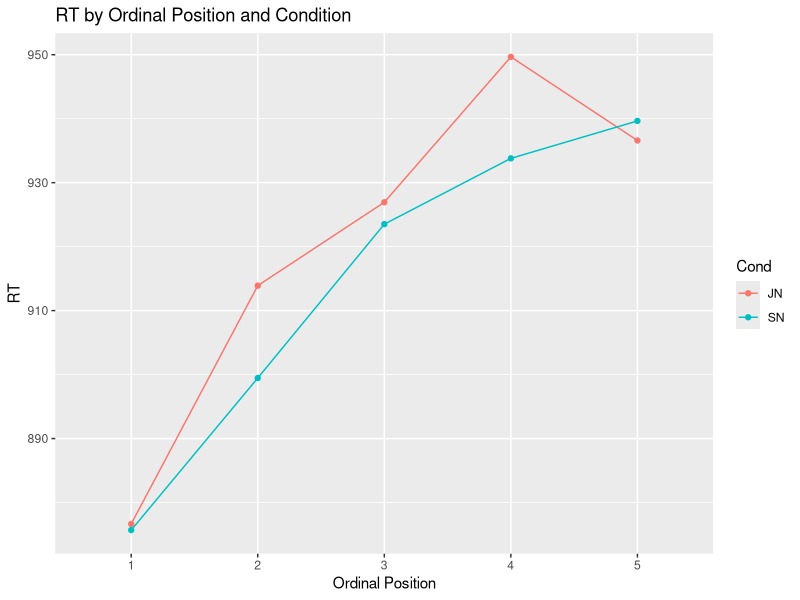
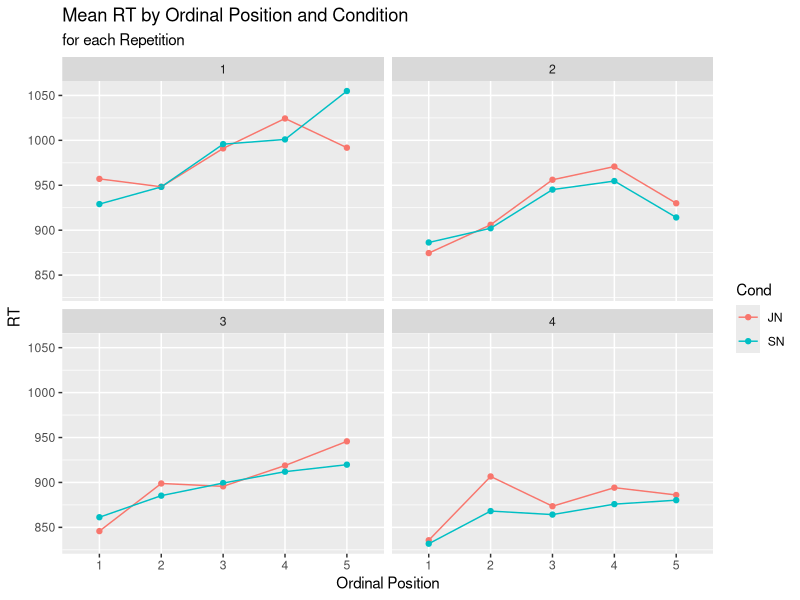
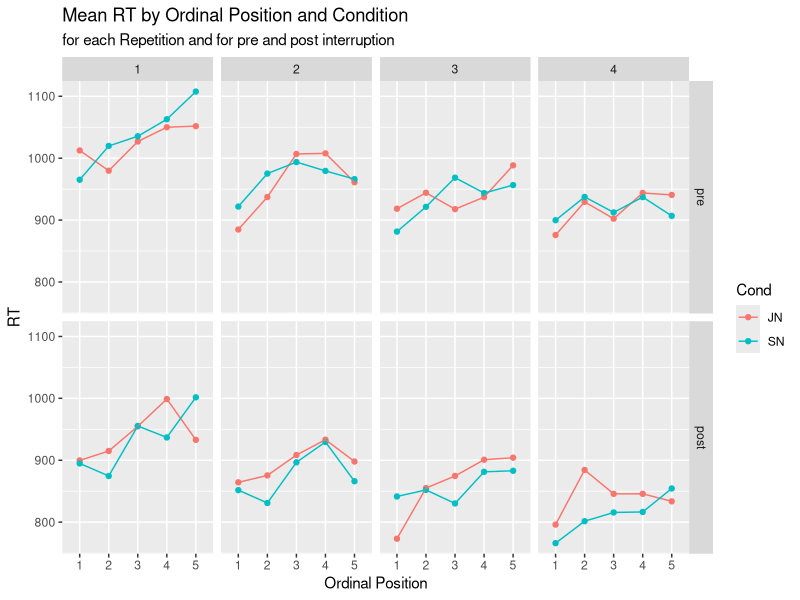
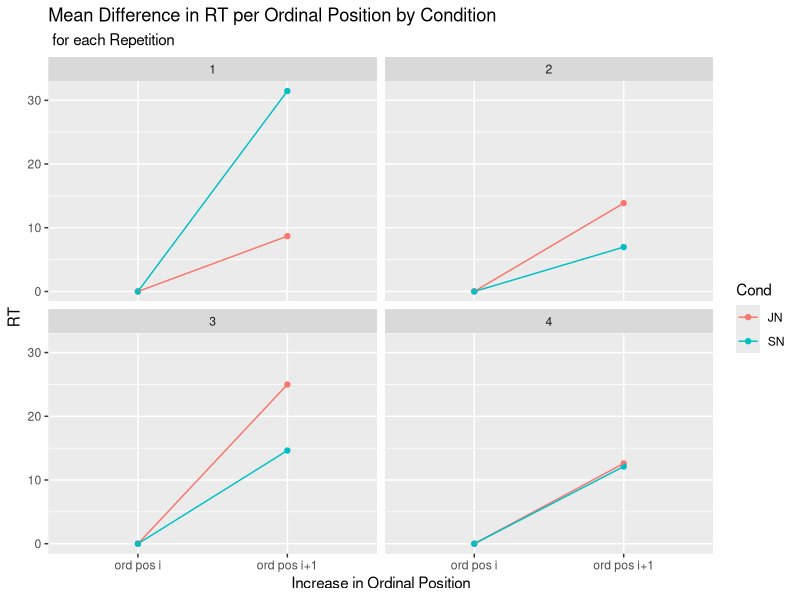
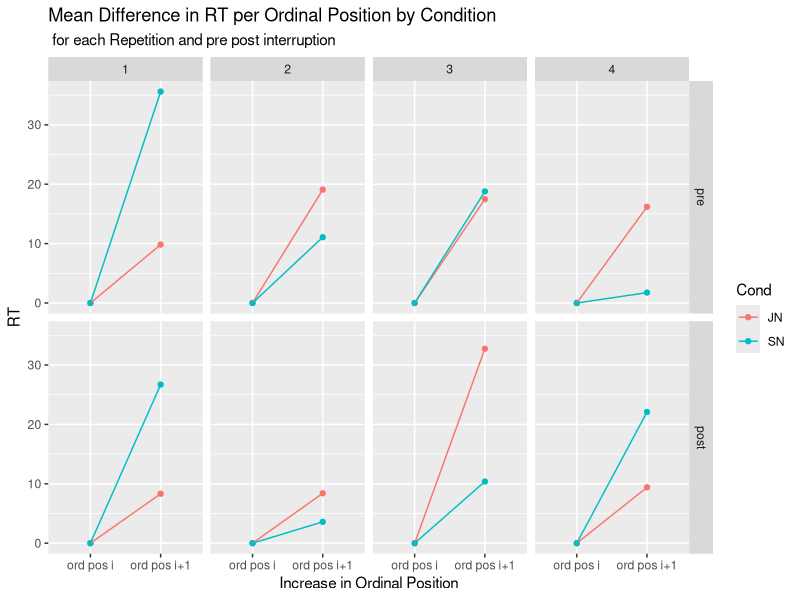
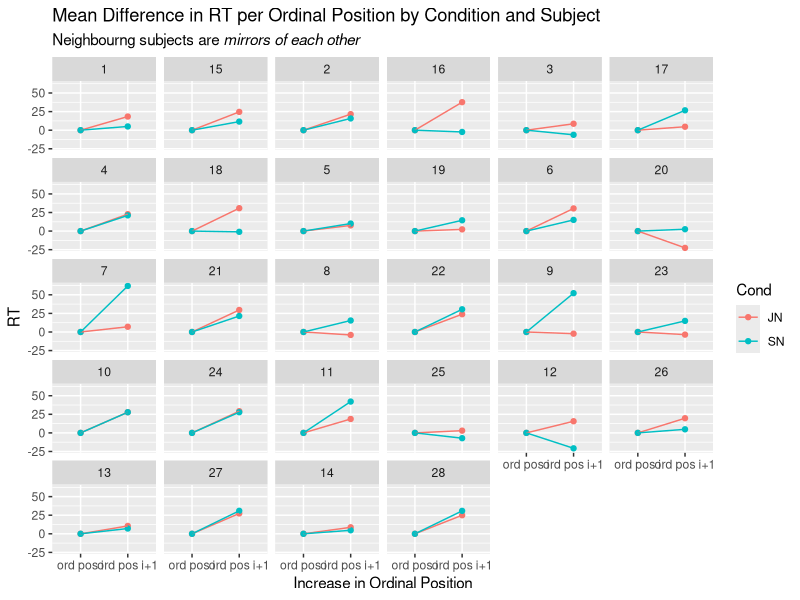
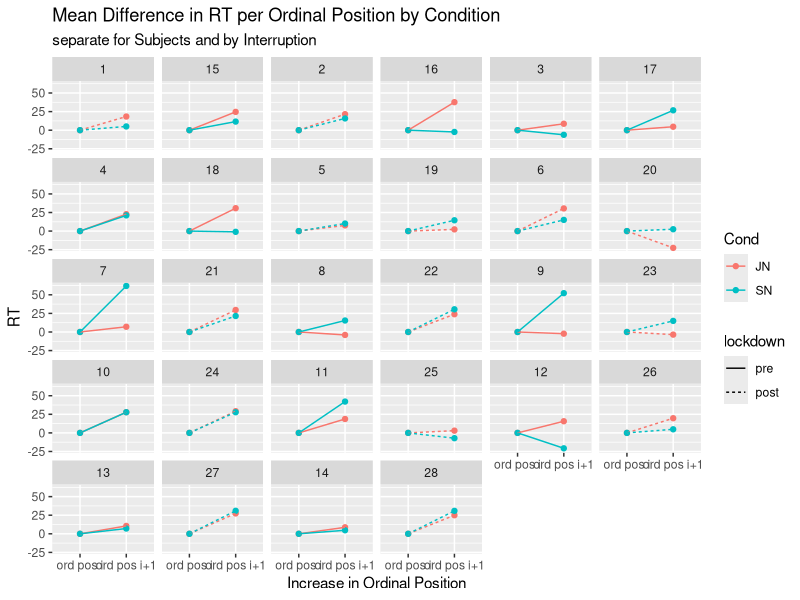
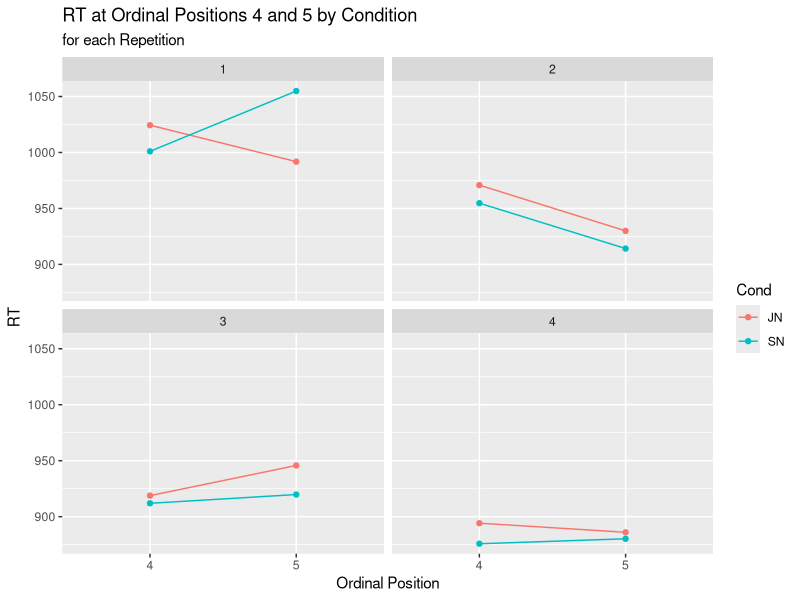

Here is the R script that generated these plots, in order:
################# FUUUCK
library(tidyverse)
library(ggtext)

setwd("C:/Users/Roger/Seafile/Roger_Seafile/SSI-EEG-3/SSI_4_R_project/")

#load data
a4 <- read.csv2("a4_SSI_4.csv")

#okay once again from the top
# first things first: pre-post variable for a4 data
a4[a4$subject %in% c(3,4, 7:18), "lockdown"] <- "pre"
a4[a4$subject %in% c(1,2,5,6, 19:28), "lockdown"] <- "post"

a4$lockdown <- factor(a4$lockdown, levels = c("pre", "post"))

a4$g_ng_count_1_5 <- as.factor(a4$g_ng_count_1_5)

# prep data frames for plotting
# once across all DGs
desc_across <- summarise(group_by(a4, Cond, g_ng_count_1_5), RT = mean(RT))

ord_pos <- ggplot(data = desc_across, mapping = aes(x = g_ng_count_1_5, y = RT, colour = Cond)) +
  geom_point() +
  geom_line(aes(group = Cond))+
  xlab("Ordinal Position")+
  ggtitle("RT by Ordinal Position and Condition")
ggsave("plots/ord_pos.jpg", device = "jpg", dpi = 700)

#mean RT for ord pos by DG and Cond
desc_by_DG <- summarise(group_by(a4, g_ng_count_1_5, Cond, DG), RT = mean(RT))

#plot
ord_pos_by_DG <- ggplot(data = desc_by_DG, mapping = aes(x = g_ng_count_1_5, y = RT, colour = Cond)) +
  geom_point() +
  geom_line(aes(group = Cond)) +
  facet_wrap(desc_by_DG$DG) +
  xlab("Ordinal Position")+
  ggtitle("Mean RT by Ordinal Position and Condition", subtitle = "for each Repetition")

ggsave("plots/ord_pos_by_DG.jpg", device = "jpg", dpi = 700)

# separate for pre and post lockdown
desc_by_DG_lockdown <- summarise(group_by(a4, g_ng_count_1_5, Cond, DG, lockdown), RT = mean(RT))

#plot
ord_pos_by_DG_lockdown <- ggplot(data = desc_by_DG_lockdown, mapping = aes(x = g_ng_count_1_5, y = RT, colour = Cond)) +
  geom_point() +
  geom_line(aes(group = Cond)) +
  facet_grid(cols = vars(desc_by_DG_lockdown$DG), rows = vars(desc_by_DG_lockdown$lockdown)) +
  xlab("Ordinal Position")+
  ggtitle("Mean RT by Ordinal Position and Condition", subtitle = "for each Repetition and for pre and post interruption")

ggsave("plots/ord_pos_by_DG_lockdown.jpg", device = "jpg", dpi = 700)

# mean increase per ordinal position by DG and Cond
incr_by_DG <- summarise(group_by(a4[a4$g_ng_count_cent %in% c(-2, 2), ], g_ng_count_cent, DG, Cond), 
                        RT = mean(RT))
incr_by_DG <- mutate(group_by(incr_by_DG, Cond, DG), diff = diff(RT)/4)

incr_by_DG[incr_by_DG$g_ng_count_cent == -2, "diff"] <- 0


#plot by DG
incr_by_DG$g_ng_count_cent <- as.factor(incr_by_DG$g_ng_count_cent)

plot_incr_by_DG <- ggplot(data = incr_by_DG, mapping = aes(g_ng_count_cent, y = diff, colour = Cond)) +
  geom_point()+
  geom_line(aes(group = Cond))+
  facet_wrap(incr_by_DG$DG) +
  xlab("Increase in Ordinal Position")+
  ylab("RT")+
  ggtitle("Mean Difference in RT per Ordinal Position by Condition", subtitle = " for each Repetition")+
  scale_x_discrete(labels = c("ord pos i", "ord pos i+1"))

ggsave("plots/incr_by_DG.jpg", plot = plot_incr_by_DG, device = "jpg", dpi = 700)

#separately for lockdown pre post
# mean increase per ordinal position by DG and Cond
incr_by_DG_lockdown <- summarise(group_by(a4[a4$g_ng_count_cent %in% c(-2, 2), ], g_ng_count_cent, DG, Cond, lockdown), 
                        RT = mean(RT))
incr_by_DG_lockdown <- mutate(group_by(incr_by_DG_lockdown, Cond, DG, lockdown), diff = diff(RT)/4)

incr_by_DG_lockdown[incr_by_DG_lockdown$g_ng_count_cent == -2, "diff"] <- 0

#plot by DG and lockdown
incr_by_DG_lockdown$g_ng_count_cent <- as.factor(incr_by_DG_lockdown$g_ng_count_cent)

plot_incr_by_DG_lockdown <- ggplot(data = incr_by_DG_lockdown, mapping = aes(g_ng_count_cent, y = diff, colour = Cond)) +
  geom_point()+
  geom_line(aes(group = Cond))+
  facet_grid(cols = vars(incr_by_DG_lockdown$DG), rows = vars(incr_by_DG_lockdown$lockdown)) +
  xlab("Increase in Ordinal Position")+
  ylab("RT")+
  ggtitle("Mean Difference in RT per Ordinal Position by Condition", subtitle = " for each Repetition and pre post interruption")+
  scale_x_discrete(labels = c("ord pos i", "ord pos i+1"))

ggsave("plots/incr_by_DG_lockdown.jpg", device = "jpg", dpi = 700)

# mean incr by subject

incr_by_subj <- summarise(group_by(a4[a4$g_ng_count_cent %in% c(-2, 2), ], g_ng_count_cent, subject, Cond), 
                                 RT = mean(RT))
incr_by_subj <- mutate(group_by(incr_by_subj, Cond, subject), diff = diff(RT)/4)

incr_by_subj[incr_by_subj$g_ng_count_cent == -2, "diff"] <- 0

subj_levels <- numeric()
for (i in 1:14){subj_levels <- c(subj_levels, i, i+14)}

incr_by_subj$subject <- factor(incr_by_subj$subject, levels = subj_levels)

#plot 
incr_by_subj$g_ng_count_cent <- as.factor(incr_by_subj$g_ng_count_cent)

plot_incr_by_subj <- ggplot(data = incr_by_subj, aes(x = g_ng_count_cent, y = diff, colour = Cond)) +
  geom_point()+
  geom_line(aes(group = Cond))+
  facet_wrap(incr_by_subj$subject, ncol = 6)+
  xlab("Increase in Ordinal Position")+
  ylab("RT")+
  ggtitle("Mean Difference in RT per Ordinal Position by Condition and Subject", 
          subtitle = "Neighbourng subjects are *mirrors of each other*")+
  scale_x_discrete(labels = c("ord pos i", "ord pos i+1"))+
  theme(plot.subtitle = element_markdown())
ggsave("plots/incr_by_subj.pdf", device = "pdf", dpi = 700, height = 10, width = 12)

#add lockdown
# mean incr by subject and lockdown

incr_by_subj_lock <- summarise(group_by(a4[a4$g_ng_count_cent %in% c(-2, 2), ], 
                                        g_ng_count_cent, subject, Cond, lockdown), 
                          RT = mean(RT))
incr_by_subj_lock <- mutate(group_by(incr_by_subj_lock, Cond, subject, lockdown), diff = diff(RT)/4)

incr_by_subj_lock[incr_by_subj_lock$g_ng_count_cent == -2, "diff"] <- 0

subj_levels <- numeric()
for (i in 1:14){subj_levels <- c(subj_levels, i, i+14)}

incr_by_subj_lock$subject <- factor(incr_by_subj_lock$subject, levels = subj_levels)

#plot 
incr_by_subj_lock$g_ng_count_cent <- as.factor(incr_by_subj_lock$g_ng_count_cent)

plot_incr_by_subj_lock <- ggplot(data = incr_by_subj_lock, 
                                 aes(x = g_ng_count_cent, y = diff, colour = Cond)) +
  geom_point()+
  geom_line(aes(group = Cond, linetype = lockdown))+
  facet_wrap(incr_by_subj_lock$subject, ncol = 6)+
  xlab("Increase in Ordinal Position")+
  ylab("RT")+
  ggtitle("Mean Difference in RT per Ordinal Position by Condition", 
          subtitle = "separate for Subjects and by Interruption")+
  scale_x_discrete(labels = c("ord pos i", "ord pos i+1"))+
  theme(plot.subtitle = element_markdown())

ggsave("plots/incr_by_subj_lock.jpg", device = "jpg", dpi = 700, height = 10, width = 12)

## Dip from Ord Pos 4 to 5
#by DG
desc_by_DG_4_5 <- summarise(group_by(a4[a4$g_ng_count_1_5 %in% c("4", "5"), ], 
                                 Cond, DG, g_ng_count_1_5),
                        RT = mean(RT))
# plot it
ord_pos_1_5_by_DG <- ggplot(data = desc_by_DG_4_5, 
                            mapping = aes(x = g_ng_count_1_5, y = RT, colour = Cond)) +
  geom_point() +
  geom_line(aes(group = Cond)) +
  facet_wrap(desc_by_DG_4_5$DG, ncol = 2) +
  xlab("Ordinal Position") +
  ggtitle("RT at Ordinal Positions 4 and 5 by Condition", subtitle = "for each Repetition")

ggsave("plots/pos_4_5_by_DG.jpg", device = "jpg", dpi = 700)

#by subject
desc_by_subj_4_5 <- summarise(group_by(a4[a4$g_ng_count_1_5 %in% c("4", "5"), ], 
                                       Cond, subject, g_ng_count_1_5),
                              RT = mean(RT))

#plot it (but change levels of subject)
subj_levels <- numeric()
for (i in 1:14){subj_levels <- c(subj_levels, i, i+14)}

desc_by_subj_4_5$subject <- factor(desc_by_subj_4_5$subject, levels = subj_levels)

#plot

ord_pos_by_subj_4_5 <- ggplot(data = desc_by_subj_4_5, 
                          mapping = aes(x = g_ng_count_1_5, y = RT, colour = Cond)) +
  geom_point() +
  geom_line(aes(group = Cond)) +
  facet_wrap(desc_by_subj_4_5$subject, nrow = 7) +
  xlab("Ordinal Position") +
  ggtitle("RT at Ordinal Positions 4 and 5 by Condition and Subject", 
          subtitle = "Neighboring subjects are *mirrors of each other*") +
  theme(plot.subtitle = ggtext::element_markdown())
ggsave("plots/pos_4_5_by_subj.pdf", device = "pdf", dpi = 700, height = 15, width = 12)

#alternate display of grid
ord_pos_by_subj_4_5_alt <- ggplot(data = desc_by_subj_4_5, 
                          mapping = aes(x = g_ng_count_1_5, y = RT, colour = Cond)) +
  geom_point() +
  geom_line(aes(group = Cond)) +
  facet_wrap(desc_by_subj_4_5$subject, ncol = 6) +
  xlab("Ordinal Position") +
  ggtitle("RT at Ordinal Positions 4 and 5 by Condition and Subject", 
          subtitle = "Neighboring subjects are *mirrors of each other*") +
  theme(plot.subtitle = ggtext::element_markdown())
ggsave("plots/pos_4_5_by_subj_alt.jpg", device = "jpg", dpi = 700, height = 10, width = 12)


